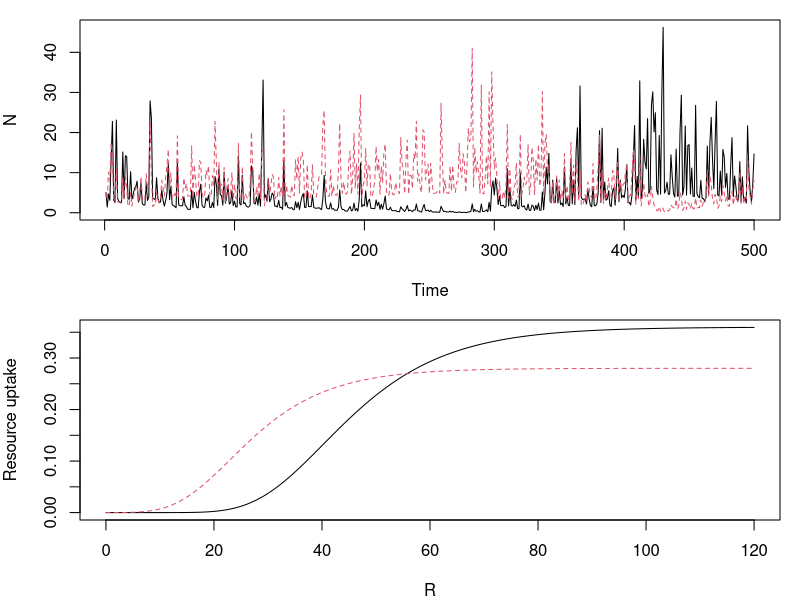

R code for this plot:
# coexistence via relative nonlinearity
# two species competing for a shared, fluctuating resource
rm(list=ls())

####
#### Parameters
####

# initial conditions
maxDays <- 120 #Rfreq*cycles
years <- 500
burn.in <- 120
NR <- c(N=c(1,1),R=90)

parmsB <- list(
  a = c(0.36,0.28),  # max growth rate for spp 1 and 2
  b1 = c(25,10),  # right offset for growth rates 
  b2 = c(0.08,0.1)  # rates at which max is approached
)


#---------------------------
# define functions
#---------------------------
library(deSolve)
updateNR = function(t, NR, parms) { 
  #### RRmod "Resource Ratio Model" 
  #### Continuous two species resource model with an essential resource
  with(as.list(c(NR, parms)), { 
    dN1dt = N1*b[1]*(c[1]*w[1]*R - m[1]) ##spp 1 growth
    dN2dt = N2*b[2]*(c[2]*w[2]*R - m[2]) ##spp 2 growth
    dRdt = -1 * (c[1]*N1 + c[2]*N2) ##resource draw down
    list(c(dN1dt, dN2dt, dRdt))
  }) 
}

getB <- function(parmsB, R){
  #   attach(parms)
  spp1 <- parmsB$a[1]*exp(-parmsB$b1[1]*exp(-parmsB$b2[1]*R))
  spp2 <- parmsB$a[2]*exp(-parmsB$b1[2]*exp(-parmsB$b2[2]*R))   ## sp. 2 biomass assimilation
  #   detach(parms)
  return(c(spp1, spp2))
}

####
#### Run simulations
####
Nstart <- 5
Nsave <- matrix(nrow = years, ncol=2)
Nsave[1,] <- c(Nstart,Nstart)
for(g in 2:years){
  days = 1:maxDays
  NR[3] <- rnorm(1,50,10)
  # species parameters 
  cNow <- getB(parmsB, NR[3])
  parms <- list(
    b = c(0.1, 0.1), #biomass conversion efficiency
    c = as.numeric(cNow), #consumption rates of resource
    w = c(0.5, 0.5), #biomass assimilation rate
    m = c(5, 5) #loss of assimilated biomass
  )
  output = as.data.frame(ode(y = NR, times = days, func = updateNR, parms = parms))
  N = output[,2:3]
  nMax <- c(max(N[1]), max(N[2]))
  seedFrac1 <- nMax[1] / (sum(nMax))
  NR <- c(N=c(seedFrac1*Nstart, (1-seedFrac1)*Nstart),R=NA)
  Nsave[g,] <- nMax
}

par(mfrow=c(2,1),mar=c(4,4,1,1))
matplot(c(1:years),Nsave,type="l",xlab="Time",ylab="N")

gomp <- function(parmsB,R){
  #   attach(parms)
  out1 <- parmsB$a[1]*exp(-parmsB$b1[1]*exp(-parmsB$b2[1]*R))
  out2 <- parmsB$a[2]*exp(-parmsB$b1[2]*exp(-parmsB$b2[2]*R))
  #   detach(parms)
  return(cbind(out1,out2))
}
R <- 0:120
tmp<-gomp(parmsB=parmsB,R)
matplot(R,tmp,type="l",ylab="Resource uptake")
